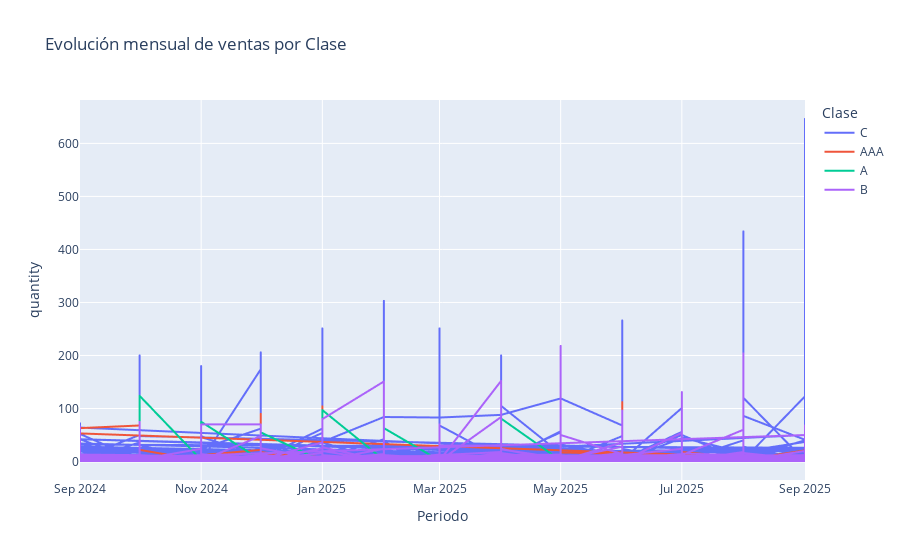

Write notebook code for a chart like this one.
### Code cell
import plotly.express as px

fig = px.line(
    df_resumen_dia,
    x="Periodo", y="quantity",
    color="Clase",
    title="Evolución mensual de ventas por Clase"
)
fig.show()

### Figure 1 — Plotly figure (JSON) as saved in the notebook; plotly's stock layout.template omitted (floating-point values rounded to 4 significant figures; data arrays with more than 128 entries replaced by an {"elided": "..."} marker saying what was removed)
{"data": [{"hovertemplate": "Clase=C<br>Periodo=%{x}<br>quantity=%{y}<extra></extra>", "legendgroup": "C", "line": {"color": "#636efa", "dash": "solid"}, "marker": {"symbol": "circle"}, "mode": "lines", "name": "C", "showlegend": true, "type": "scattergl", "x": {"elided": "8030 str values"}, "xaxis": "x", "y": {"elided": "8030 float values"}, "yaxis": "y"}, {"hovertemplate": "Clase=AAA<br>Periodo=%{x}<br>quantity=%{y}<extra></extra>", "legendgroup": "AAA", "line": {"color": "#EF553B", "dash": "solid"}, "marker": {"symbol": "circle"}, "mode": "lines", "name": "AAA", "showlegend": true, "type": "scattergl", "x": {"elided": "410 str values"}, "xaxis": "x", "y": {"elided": "410 float values"}, "yaxis": "y"}, {"hovertemplate": "Clase=A<br>Periodo=%{x}<br>quantity=%{y}<extra></extra>", "legendgroup": "A", "line": {"color": "#00cc96", "dash": "solid"}, "marker": {"symbol": "circle"}, "mode": "lines", "name": "A", "showlegend": true, "type": "scattergl", "x": ["2024-10-01T00:00:00.000000000", "2024-10-01T00:00:00.000000000", "2024-11-01T00:00:00.000000000", "2024-11-01T00:00:00.000000000", "2024-12-01T00:00:00.000000000", "2024-12-01T00:00:00.000000000", "2025-01-01T00:00:00.000000000", "2025-01-01T00:00:00.000000000", "2025-02-01T00:00:00.000000000", "2025-02-01T00:00:00.000000000", "2025-03-01T00:00:00.000000000", "2025-04-01T00:00:00.000000000", "2025-04-01T00:00:00.000000000", "2025-04-01T00:00:00.000000000", "2025-04-01T00:00:00.000000000", "2025-05-01T00:00:00.000000000"], "xaxis": "x", "y": [3.0, 124.0, 3.0, 75.0, 3.0, 55.0, 1.0, 97.0, 3.0, 63.0, 2.0, 1.0, 82.0, 60.0, 81.0, 2.0], "yaxis": "y"}, {"hovertemplate": "Clase=B<br>Periodo=%{x}<br>quantity=%{y}<extra></extra>", "legendgroup": "B", "line": {"color": "#ab63fa", "dash": "solid"}, "marker": {"symbol": "circle"}, "mode": "lines", "name": "B", "showlegend": true, "type": "scattergl", "x": {"elided": "2031 str values"}, "xaxis": "x", "y": {"elided": "2031 float values"}, "yaxis": "y"}], "layout": {"legend": {"title": {"text": "Clase"}, "tracegroupgap": 0}, "title": {"text": "Evolución mensual de ventas por Clase"}, "xaxis": {"anchor": "y", "domain": [0, 1], "title": {"text": "Periodo"}}, "yaxis": {"anchor": "x", "domain": [0, 1], "title": {"text": "quantity"}}}}
